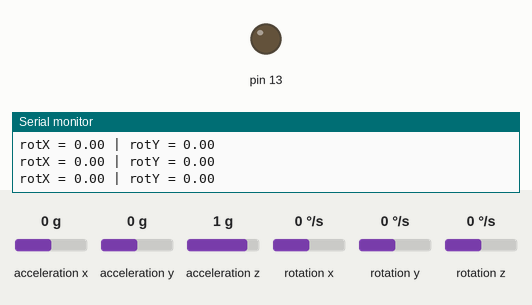
Simulated run of this sketch. Board: Arduino Uno, built with avr-gcc and run on an emulated ATmega328P. Parts: output pins drawn as LEDs (lit = HIGH), the last lines printed to the serial monitor. Wiring (inferred from the names in the program): MPU-6050 motion sensor at I2C address 0x68. The test bench sets the inputs (shaded band); at power-on: acceleration x 0 g, acceleration y 0 g, acceleration z 1 g, rotation x 0 °/s, rotation y 0 °/s, rotation z 0 °/s.

Above: at 1.2 s.
1.3 s: acceleration x set to 0.4 g
4.3 s: acceleration x set to 0.7 g
At 5.5 s:
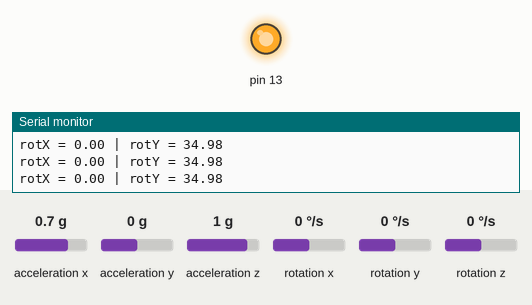
Timing chart, 0 to 7.3 s (numbered marks = the images above; inputs shaded):
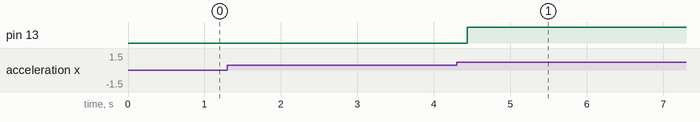

The sketch:

Accelerometer_Teensy.ino
```cpp
// MPU-6050 Short Example Sketch
// By Arduino User JohnChi
// August 17, 2014
// Public Domain
#include<Wire.h>
#include<Filters.h>

// filters out changes faster that 5 Hz.
float filterFrequency = 1.0;

// create a one pole (RC) lowpass filter
FilterOnePole lowpassFilterX( LOWPASS, filterFrequency );
FilterOnePole lowpassFilterY( LOWPASS, filterFrequency );
FilterOnePole lowpassFilterZ( LOWPASS, filterFrequency );

const int MPU_addr=0x68;  // I2C address of the MPU-6050
int16_t AcX,AcY,AcZ,Tmp,GyX,GyY,GyZ;
const float accRange = 4.0*9.81; //ms^-2
const float gyroRange = 2000.0*180/3.1415926535; //Radians per second
const float radiansToDegrees = 180/3.1415926535;

typedef struct
{
  float x = 0;
  float y = 0;
  float z = 0;
}vect3d;

vect3d acc;
vect3d rot;

//Returns dt in seconds
long prevTime;
float getDt()
{
  float dt = (float)(millis() - prevTime)*0.001;
  prevTime = millis();
  return dt;
}

void setup()
{
  Wire.begin();
  Wire.beginTransmission(MPU_addr);
  Wire.write(0x6B);  // PWR_MGMT_1 register
  Wire.write(0);     // set to zero (wakes up the MPU-6050)
  Wire.endTransmission(true);
  Serial.begin(9600);
  pinMode(13, OUTPUT);
}


void loop()
{
  Wire.beginTransmission(MPU_addr);
  Wire.write(0x3B);  // starting with register 0x3B (ACCEL_XOUT_H)
  Wire.endTransmission(false);
  Wire.requestFrom(MPU_addr,14,true);  // request a total of 14 registers
  AcX=Wire.read()<<8|Wire.read();  // 0x3B (ACCEL_XOUT_H) & 0x3C (ACCEL_XOUT_L)
  AcY=Wire.read()<<8|Wire.read();  // 0x3D (ACCEL_YOUT_H) & 0x3E (ACCEL_YOUT_L)
  AcZ=Wire.read()<<8|Wire.read();  // 0x3F (ACCEL_ZOUT_H) & 0x40 (ACCEL_ZOUT_L)
  Tmp=Wire.read()<<8|Wire.read();  // 0x41 (TEMP_OUT_H) & 0x42 (TEMP_OUT_L)
  GyX=Wire.read()<<8|Wire.read();  // 0x43 (GYRO_XOUT_H) & 0x44 (GYRO_XOUT_L)
  GyY=Wire.read()<<8|Wire.read();  // 0x45 (GYRO_YOUT_H) & 0x46 (GYRO_YOUT_L)
  GyZ=Wire.read()<<8|Wire.read();  // 0x47 (GYRO_ZOUT_H) & 0x48 (GYRO_ZOUT_L)

  //Filter readings
  lowpassFilterX.input(AcX);
  lowpassFilterY.input(AcY);
  lowpassFilterZ.input(AcZ);

  //Scale acceleration values
  acc.x = (float)lowpassFilterX.Y/65535.0*accRange;
  acc.y = (float)lowpassFilterY.Y/65535.0*accRange;
  acc.z = (float)lowpassFilterZ.Y/65535.0*accRange;

  //Calulate rotation from gravity vector
  rot.x = atan(acc.y/acc.z)*radiansToDegrees;
  rot.y = atan(acc.x/acc.z)*radiansToDegrees;
  rot.z = atan(acc.y/acc.x)*radiansToDegrees;

  //Turn led on, control example
  if (abs(rot.x) > 30.0 || abs(rot.y) > 30.0)
  {
    digitalWrite(13, HIGH);
  }
  else
  {
    digitalWrite(13, LOW);
  }

//  Serial.print("accX = "); Serial.print(acc.x);
//  Serial.print(" | accY = "); Serial.print(acc.y);
//  Serial.print(" | accZ = "); Serial.println(acc.z);
  Serial.print("rotX = "); Serial.print(rot.x);
  Serial.print(" | rotY = "); Serial.println(rot.y);
//  Serial.print(" | rotZ = "); Serial.println(rot.z);

//  Serial.print(" | Tmp = "); Serial.print(Tmp/340.00+36.53);  //equation for temperature in degrees C from datasheet
//  Serial.print(" | GyX = "); Serial.print(GyX);
//  Serial.print(" | GyY = "); Serial.print(GyY);
//  Serial.print(" | GyZ = "); Serial.println(GyZ);
  delay(10);
}
```

Measured:
- the behaviour switches between 0.5 and 0.6 g on acceleration x (found by bisection; images 0 and 1)
- after the input at 4.3 s, pin 13: LOW → HIGH after 0.14 s
